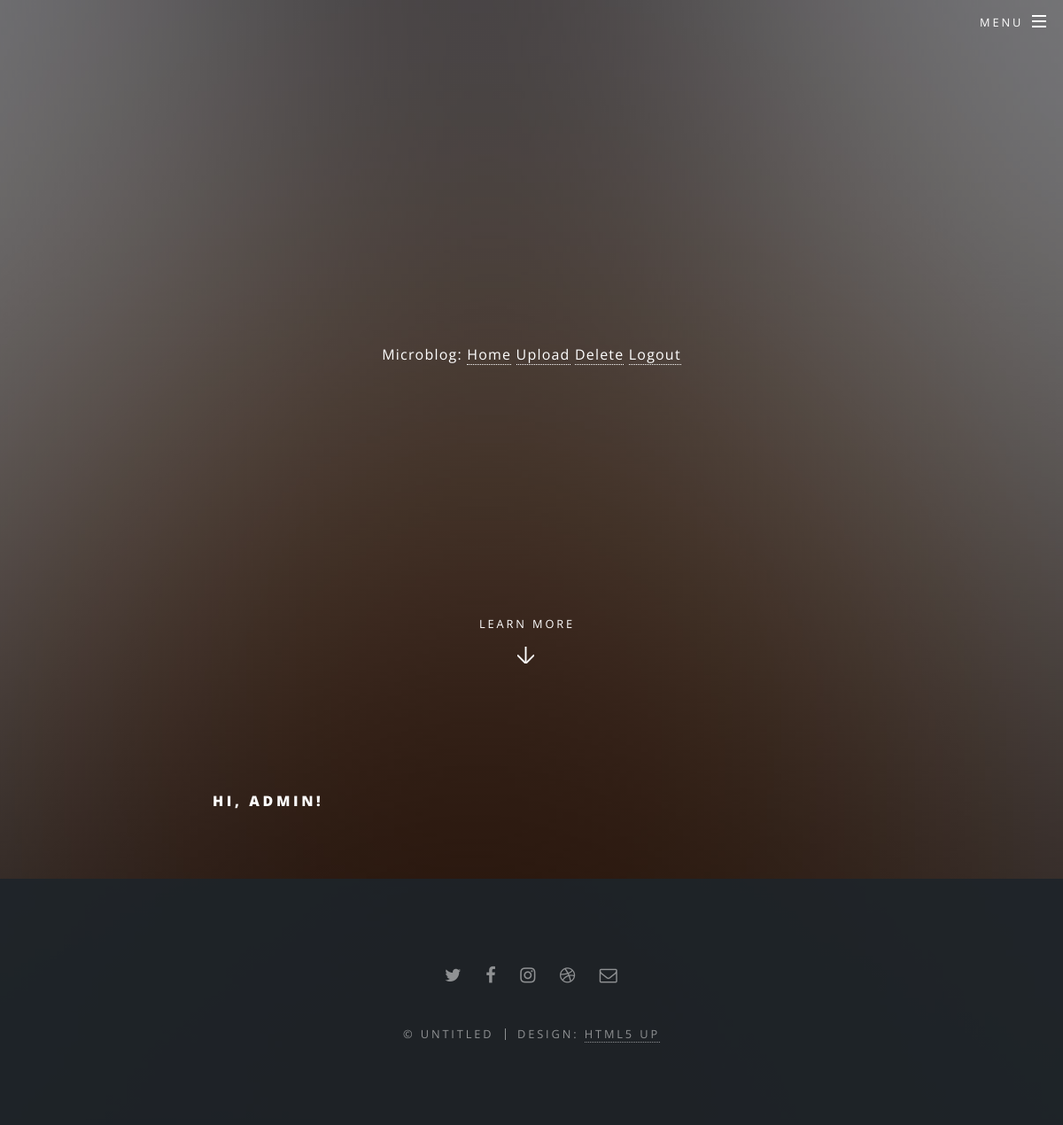
Before: /index (signed in) with the older database file.
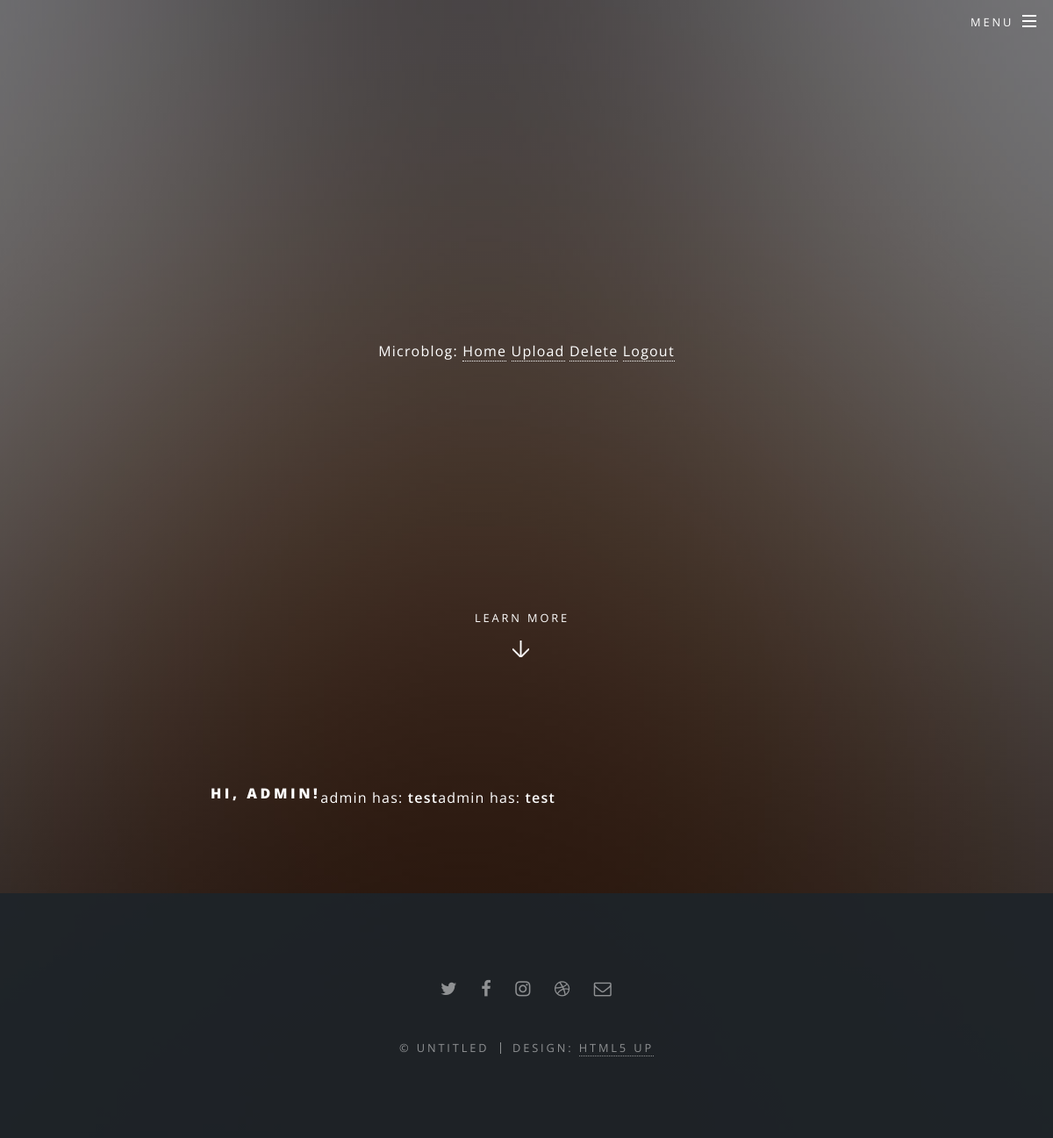
After: the same page with the newer database file.
### app/models.py (models this page shows, shortened)
class User(UserMixin, db.Model):
    id = db.Column(db.Integer, primary_key=True)
    username = db.Column(db.String(64), index=True, unique=True)
    email = db.Column(db.String(120), index=True, unique=True)
    password_hash = db.Column(db.String(128))
    files = db.relationship('File', backref='author', lazy='dynamic')

class File(db.Model):
    id = db.Column(db.Integer, primary_key=True)
    filename = db.Column(db.String(140))
    timestamp = db.Column(db.DateTime, index=True, default=datetime.utcnow)
    user_id = db.Column(db.Integer, db.ForeignKey('user.id'))

### app/routes.py (the view)
@app.route('/')
@app.route('/index')
@login_required
def index():
    user = current_user
    files = File.query.all()
    return render_template('index.html', title="Home", user=user, files=files)

### app/models.py (called while the page is built)
@login.user_loader
def load_user(id):
    return User.query.get(int(id))

### app/templates/index.html
{% extends "base.html" %}
{% block content %}
    <h1>Hi, {{ user.username }}!</h1>
    {% for file in files %}
    <div><p>{{ file.author.username }} has: <b>{{ file.filename }}</b></p></div>
    {% endfor %}
{% endblock %}

### app/templates/base.html (shortened to what this page needs)
<!DOCTYPE HTML>
<html lang="en">
	<head>
		<link rel="stylesheet" href="{{ url_for('static', filename='css/main.css') }}" />
	</head>
	<body class="landing is-preload">
			<div id="page-wrapper">
					<header id="header" class="alt">
						<nav id="nav">
							<ul>
								<li class="special">
									<a href="#menu" class="menuToggle"><span>Menu</span></a>
								</li>
							</ul>
						</nav>
					</header>
					<section id="banner">
						<div class="inner">
							<div>
								Microblog:
								<a href="{{ url_for('index') }}">Home</a>
								{% if current_user.is_anonymous %}
								<a href="{{ url_for('login') }}">Login</a>
								{% else %}
								<a href="{{ url_for('upload') }}">Upload</a>
								<a href="{{ url_for('delete') }}">Delete</a>
								<a href="{{ url_for('logout') }}">Logout</a>
								{% endif %}
							</div>
						</div>
						<a href="#one" class="more scrolly">Learn More</a>
					</section>
					<section id="cta" class="wrapper style4">
						<div class="inner">
							{% block content %}{% endblock %}
						</div>
					</section>
					<footer id="footer">
						<ul class="icons">
							<li><a href="#" class="icon fa-twitter"><span class="label">Twitter</span></a></li>
							<li><a href="#" class="icon fa-facebook"><span class="label">Facebook</span></a></li>
							<li><a href="#" class="icon fa-instagram"><span class="label">Instagram</span></a></li>
							<li><a href="#" class="icon fa-dribbble"><span class="label">Dribbble</span></a></li>
							<li><a href="#" class="icon fa-envelope-o"><span class="label">Email</span></a></li>
						</ul>
						<ul class="copyright">
							<li>&copy; Untitled</li><li>Design: <a href="http://html5up.net">HTML5 UP</a></li>
						</ul>
					</footer>
			</div>
	</body>
</html>

Changed rows visible on the page:
added File: author.username "admin", filename "test"
added File: author.username "admin", filename "test"
